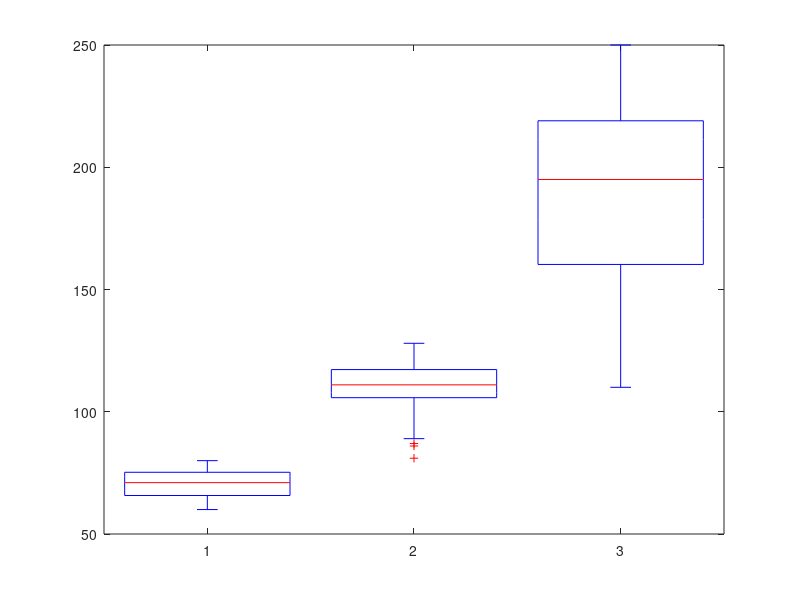

Recreate this plot in MATLAB.
%Aperture radius analysis

%{
Participant data contains a 4 by 4 dimension matrix
Calculate average diameter size per acuity level per participant
plot average diameter size as a function of acuity level from best to worst

calculate distance of aperture origin from center of display
plot average aperture size as a function of visual degrees from center
across stimuli across acuities (3D graph)


 Obtain length of data vector
 Obtain accuracy


%}

%fake data mock up for planning graphs
dataCellsRadM=cell(4);
dataCellsRadS=cell(4);
dataCellsRadP=cell(4);



%Delete later, this is only for planning purporses.
for i = 1:4
    for j = 1:4
        for n = 1:2
            dataCellsRadM{i,j}=[dataCellsRadM{i,j},randi([60,80])];
            dataCellsRadS{i,j}=[dataCellsRadS{i,j},randi([75,130])];
            dataCellsRadP{i,j}=[dataCellsRadP{i,j},randi([110,250])];
        end
    end
end



datavectorM=[];
datavectorS=[];
datavectorP=[];
for i = 1:4
    for j = 1:4        
            datavectorM=[datavectorM,dataCellsRadM{i,j}];
            datavectorS=[datavectorS,dataCellsRadS{i,j}];
            datavectorP=[datavectorP,dataCellsRadP{i,j}];
    end
end
x=1:96;
acuity=1:3;

scatter(x,[datavectorM,datavectorS,datavectorP])
%box plot is better here. Shows average differences and extreme values
%across all participants for a given acuity.
boxplot([datavectorM;datavectorS;datavectorP]')

%instead of calculating distance to center of screen, use the distance of
%the aperutre to the nearest expert labelled task relevant geometry.

%take screen grabs of all initial aperture sizes. Paint any non gray pixel
%as pure red. Run through a truncated expert template code. Find nearest
%point and record the distance. Do this for each aperture in the grid for
%each image. This creates a 4 x 4 distance measure per image.

%take 4 x 4 measure, plot aperture size as a function of distance
%from nearest expert selected geometry.

%future note, aperture size might need conversions into visual angles. This
%might also be neccessary to do for all distance measures across the screen
%because a triangle in pixel space is not meaningful apriori.
for i=1:9
    for j = 1:1
        
    end
end


%create heatmaps of geometry by taking venn diagrams of participant
%apertures and overlap them. find the brightest locations in thos maps and
%then find the average distance from those spots to all beginning aperture
%radiuses. Should recreate previous graph?

